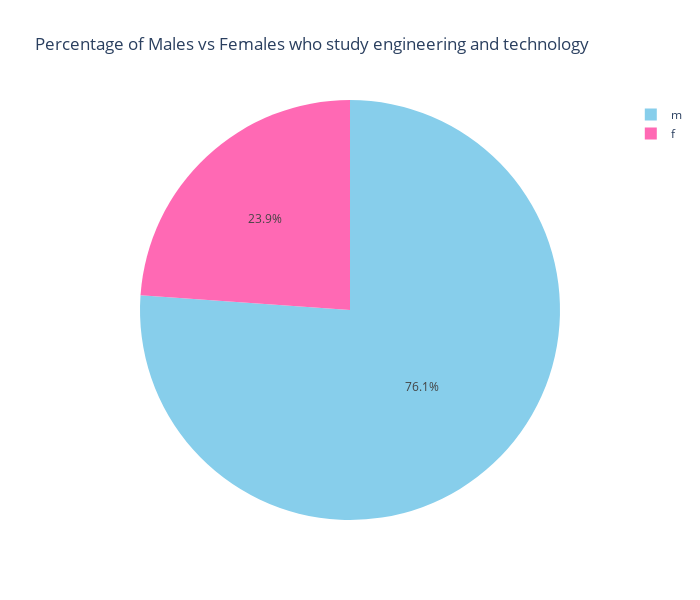

Notebook cell for this chart:
### Code cell
gender_counts_df = pj.groupby('Gender').size().reset_index(name='Counts')
gender_counts_df['Percentage'] = (gender_counts_df['Counts'] / gender_counts_df['Counts'].sum()) * 100
fig = px.pie(gender_counts_df, values='Percentage', names='Gender', 
             title='Percentage of Males vs Females who study engineering and technology',
             color_discrete_sequence=['#87CEEB', '#FF69B4'], width=700, height=600)
fig.show()

### Figure 1 — Plotly figure (JSON) as saved in the notebook; plotly's stock layout.template omitted (floating-point values rounded to 4 significant figures)
{"data": [{"domain": {"x": [0, 1], "y": [0, 1]}, "hovertemplate": "Gender=%{label}<br>Percentage=%{value}<extra></extra>", "labels": ["f", "m"], "legendgroup": "", "name": "", "showlegend": true, "type": "pie", "values": [23.88, 76.12]}], "layout": {"height": 600, "legend": {"tracegroupgap": 0}, "piecolorway": ["#87CEEB", "#FF69B4"], "title": {"text": "Percentage of Males vs Females who study engineering and technology"}, "width": 700}}
